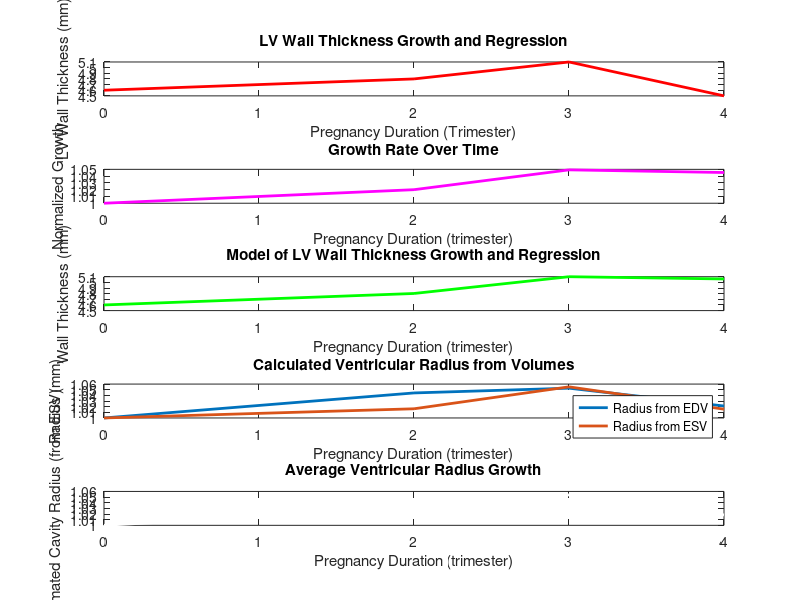

Source code (MATLAB):
clear
clc

% plot of original data for comparison

trim_o = [0, 2, 3, 4];
h_o = [4.6, 4.8, 5.1, 4.5];

% parameters (biomarkers)

trim = [0, 2, 3, 4];
strain = [19.3, 19.5, 19.7, 19.0];
EDV = [108, 123, 126, 115];
ESV = [46.4, 48.7, 54.5, 48.6];
h0 = 4.6;
V0 = 46.4;

amaxg = 0.10; % max growth rate
amaxp = 0.15; % max regression rate
k1 = 1; % rate of growth
k2 = 60; % rate of regression
tm = 2.0; % midpoint of growth
tp = 4.0; % midpoint of regression
strain0 = 19.3; % non-pregnant strain control
h0 = 4.6; % non-pregnant ventricular wall thickness control
hmax = 5.1; % maximum measured ventricular wall thickness
EDV0 = EDV(1); % non-pregnant end diastolic volume control
ESV0 = ESV(1); % non-pregnant end systolic volume control

% calculating gr(t)
gr = zeros(size(trim));
gr(1) = 1;

for i = 2:length(trim)
    growth = 1/(1 + exp(-k1*(trim(i)-tm)));
    regress = 1/(1 + exp(-k2*(trim(i)-tp)));
    alphaeqn = strain(i) - strain0;
    growthrate = (alphaeqn * ((growth*amaxg) - (regress*amaxp)));
    gr(i) = gr(i-1) + growthrate * (trim(i) - trim(i-1));
end

% wall thickness
ht = h0 + (hmax - h0) * (gr - min(gr)) / (max(gr) - min(gr));

% calculating gc(t)

rEDV = (EDV/EDV0).^(1/3);
rESV = (ESV/ESV0).^(1/3);

rEDV0 = rEDV(1);
rESV0 = rESV(1);

gcEDV = rEDV / rEDV0;
gcESV = rESV / rESV0;

gcavg = (gcEDV + gcESV) / 2;


% plot

figure;
subplot(5,1,1)
plot(trim_o, h_o, 'LineWidth', 2, 'Color', [1,0,0]);
xlabel('Pregnancy Duration (Trimester)');
ylabel('LV Wall Thickness (mm)');
title('LV Wall Thickness Growth and Regression');

subplot(5,1,2)
plot(trim, gr, 'LineWidth', 2, 'Color', [1,0,1]);
xlabel('Pregnancy Duration (trimester)');
ylabel('Normalized Growth');
title('Growth Rate Over Time')

subplot(5,1,3)
plot(trim, ht, 'LineWidth', 2, 'Color', [0,1,0]);
xlabel('Pregnancy Duration (trimester)');
ylabel('Wall Thickness (mm)');
title('Model of LV Wall Thickness Growth and Regression');

subplot(5,1,4)
plot(trim, rEDV, 'LineWidth', 2);
hold on;
plot(trim, rESV, 'LineWidth', 2);
xlabel('Pregnancy Duration (trimester)');
ylabel('Radius (mm)')
legend('Radius from EDV', 'Radius from ESV');
title('Calculated Ventricular Radius from Volumes');

subplot(5,1,5)
plot(trim, (gcavg * rEDV0), 'LineWidth', 2, 'Color', [1,1,1]);
xlabel('Pregnancy Duration (trimester)');
ylabel('Estimated Cavity Radius (from ESV)');
title('Average Ventricular Radius Growth');
